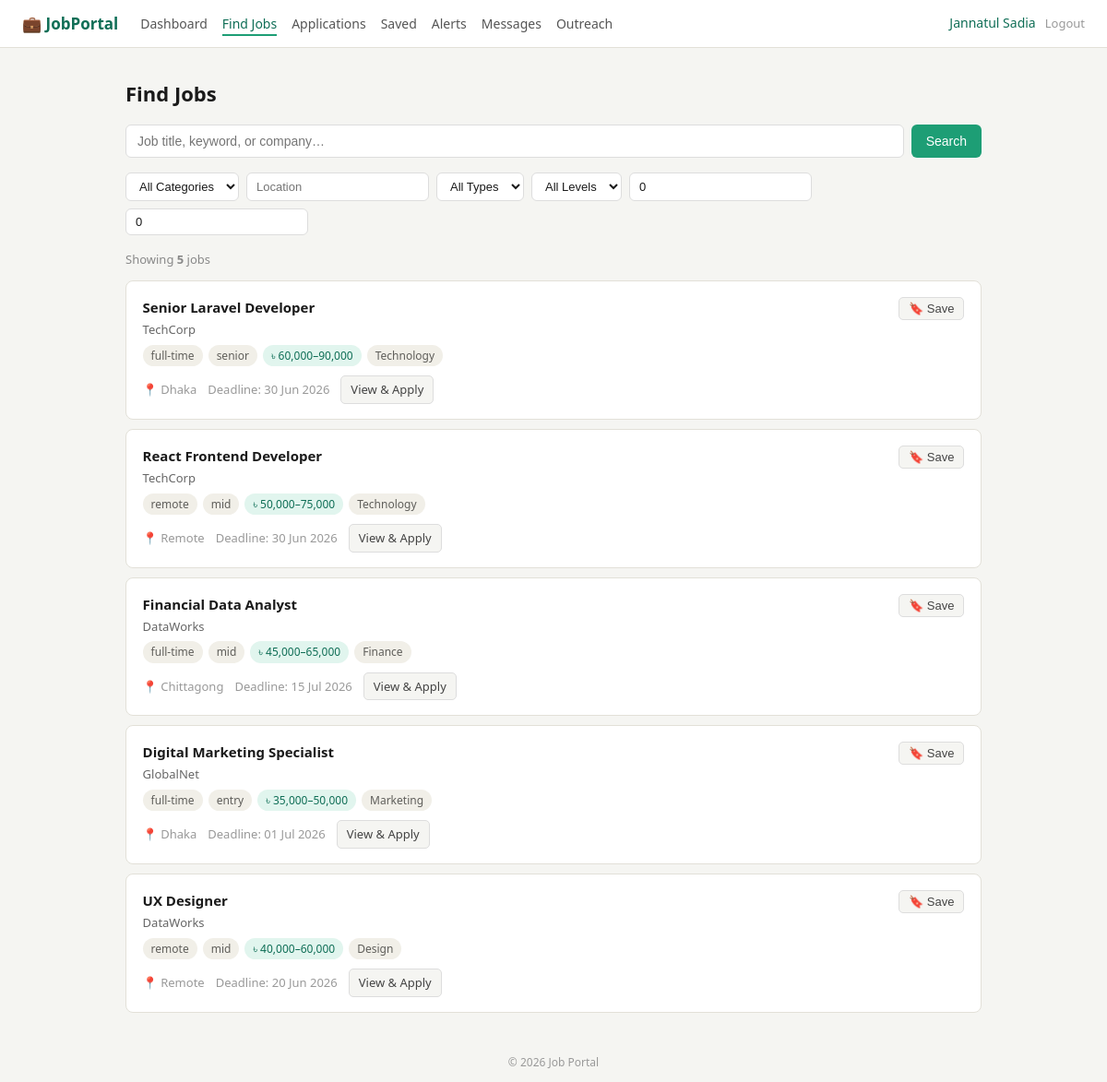
The page /seeker/index.php?action=jobs (signed in) on the database its author committed.
### tables this page shows
CREATE TABLE `jobs` (
  `id` int(11) NOT NULL,
  `employer_id` int(11) NOT NULL,
  `recruiter_id` int(11) DEFAULT NULL,
  `category_id` int(11) NOT NULL,
  `title` varchar(150) NOT NULL,
  `description` text DEFAULT NULL,
  `requirements` text DEFAULT NULL,
  `benefits` text DEFAULT NULL,
  `salary_min` decimal(10,2) DEFAULT NULL,
  `salary_max` decimal(10,2) DEFAULT NULL,
  `location` varchar(150) DEFAULT NULL,
  `job_type` enum('full-time','part-time','remote','contract') NOT NULL,
  `experience_level` enum('entry','mid','senior') NOT NULL,
  `deadline` date DEFAULT NULL,
  `status` enum('active','closed','draft') DEFAULT 'active',
  `is_featured` tinyint(1) DEFAULT 0,
  `created_at` timestamp NOT NULL DEFAULT current_timestamp()
);

CREATE TABLE `employer_profiles` (
  `id` int(11) NOT NULL,
  `user_id` int(11) NOT NULL,
  `company_name` varchar(150) NOT NULL,
  `industry` varchar(100) DEFAULT NULL,
  `company_size` varchar(50) DEFAULT NULL,
  `description` text DEFAULT NULL,
  `website` varchar(255) DEFAULT NULL,
  `address` text DEFAULT NULL,
  `logo_path` varchar(255) DEFAULT NULL
);

CREATE TABLE `categories` (
  `id` int(11) NOT NULL,
  `name` varchar(100) NOT NULL,
  `description` text DEFAULT NULL
);

### seeker/controllers/SeekerController.php (called while the page is built, shortened)
<?php
require_once __DIR__ . '/../models/SeekerModel.php';
class SeekerController {
    private SeekerModel $model;
    public function __construct() {
        $this->model = new SeekerModel();
    }
    public function dispatch(string $action): void {
        match($action) {
            'register'        => $this->showRegister(),
            'doRegister'      => $this->doRegister(),
            'login'           => $this->showLogin(),
            'doLogin'         => $this->doLogin(),
            'logout'          => $this->doLogout(),
            'dashboard'       => $this->showDashboard(),
            'profile'         => $this->showProfile(),
            'editProfile'     => $this->showEditProfile(),
            'saveProfile'     => $this->saveProfile(),
            'uploadResume'    => $this->uploadResume(),
            'uploadPic'       => $this->uploadPic(),
            'jobs'            => $this->showJobs(),
            'jobDetail'       => $this->showJobDetail(),
            'applyJob'        => $this->applyJob(),
            'withdraw'        => $this->withdrawApplication(),
            'applications'    => $this->showApplications(),
            'saveJob'         => $this->toggleSaveJob(),
            'savedJobs'       => $this->showSavedJobs(),
            'alerts'          => $this->showAlerts(),
            'createAlert'     => $this->createAlert(),
            'deleteAlert'     => $this->deleteAlert(),
            'messages'        => $this->showMessages(),
            'sendMessage'     => $this->sendMessage(),
            'outreach'        => $this->showOutreach(),
            'respondOutreach' => $this->respondOutreach(),
            'complaint'       => $this->showComplaintForm(),
            'submitComplaint' => $this->submitComplaint(),
            default           => $this->notFound(),
        };
    }
    private function showJobs(): void {
        $keyword  = trim($_GET['q']         ?? '');
        $catId    = (int)($_GET['category'] ?? 0);
        $location = trim($_GET['location']  ?? '');
        $jobType  = trim($_GET['job_type']  ?? '');
        $expLevel = trim($_GET['exp_level'] ?? '');
        $salMin   = (float)($_GET['sal_min'] ?? 0);
        $salMax   = (float)($_GET['sal_max'] ?? 0);
        $jobs       = $this->model->searchJobs($keyword, $catId, $location, $jobType, $expLevel, $salMin, $salMax);
        $categories = $this->model->getCategories();
        $this->render('seeker/jobs', [
            'jobs'       => $jobs,
            'categories' => $categories,
            'filters'    => compact('keyword', 'catId', 'location', 'jobType', 'expLevel', 'salMin', 'salMax'),
        ]);
    }
    private function render(string $view, array $data = []): void {
        extract($data);
        require __DIR__ . '/../views/' . $view . '.php';
    }
}

### seeker/index.php (called while the page is built)
<?php
require_once __DIR__ . '/controllers/SeekerController.php';
$action = trim($_GET['action'] ?? 'login');
$controller = new SeekerController();
$controller->dispatch($action);

### seeker/models/SeekerModel.php (called while the page is built, shortened)
<?php
class SeekerModel {
    public function searchJobs(
        string $keyword = '',
        int $categoryId = 0,
        string $location = '',
        string $jobType = '',
        string $experienceLevel = '',
        float $salaryMin = 0,
        float $salaryMax = 0
    ): array {
        $db = getDB();
        $sql = "SELECT j.*, c.name AS category_name,
                       ep.company_name, ep.logo_path,
                       u.name AS poster_name,
                       rp.agency_name
                FROM jobs j
                LEFT JOIN categories c ON j.category_id = c.id
                LEFT JOIN employer_profiles ep ON j.employer_id = ep.user_id
                LEFT JOIN users u ON j.employer_id = u.id
                LEFT JOIN recruiter_profiles rp ON j.recruiter_id = rp.user_id
                WHERE j.status = 'active'";
        $sql .= " ORDER BY j.is_featured DESC, j.created_at DESC";
        $stmt = $db->prepare($sql);
        $stmt->execute();
        return $stmt->get_result()->fetch_all(MYSQLI_ASSOC);
    }
}

### seeker/views/seeker/partials/job_card.php (the view, shortened to what this page needs)
<div class="job-card <?= $job['is_featured'] ? 'featured' : '' ?>">
    <div class="job-card-top">
        <div style="flex:1">
            <a href="/job_portal/seeker/index.php?action=jobDetail&id=<?= (int)$job['id'] ?>" class="job-title">
                <?= htmlspecialchars($job['title']) ?>
            </a>
            <p class="job-company">
                <?= htmlspecialchars($job['company_name'] ?? 'Unknown') ?>
            </p>
            <div class="badge-row">
                <span class="badge"><?= htmlspecialchars($job['job_type']) ?></span>
                <span class="badge"><?= htmlspecialchars($job['experience_level']) ?></span>
                <?php if ($job['salary_min']): ?>
                    <span class="badge salary">
                        ৳ <?= number_format($job['salary_min']) ?>–<?= number_format($job['salary_max']) ?>
                    </span>
                <?php endif; ?>
                <?php if (!empty($job['category_name'])): ?>
                    <span class="badge"><?= htmlspecialchars($job['category_name']) ?></span>
                <?php endif; ?>
            </div>
        </div>
        <form method="post" action="/job_portal/seeker/index.php?action=saveJob" style="flex-shrink:0">
            <button type="submit" class="btn-sm" title="Save job">🔖 Save</button>
        </form>
    </div>
    <div class="job-card-footer">
        <span class="muted">📍 <?= htmlspecialchars($job['location']) ?></span>
        <span class="muted">
            Deadline: <?= !empty($job['deadline']) ? date('d M Y', strtotime($job['deadline'])) : 'Open' ?>
        </span>
        <a href="/job_portal/seeker/index.php?action=jobDetail&id=<?= (int)$job['id'] ?>" class="btn-sm">
            View &amp; Apply
        </a>
    </div>
</div>

### seeker/views/seeker/jobs.php (shortened to what this page needs)
<?php
require __DIR__ . '/../layouts/header.php';
?>
<div class="container">
    <h1>Find Jobs</h1>
    <div class="search-bar">
        <input type="text" id="search-q" placeholder="Job title, keyword, or company…"
               value="<?= htmlspecialchars($filters['keyword']) ?>">
        <button onclick="doSearch()" class="btn">Search</button>
    </div>
    <div class="filter-row" id="filter-bar">
        <select id="f-category">
            <option value="">All Categories</option>
        </select>
        <input type="text" id="f-location" placeholder="Location"
               value="<?= htmlspecialchars($filters['location']) ?>">
        <select id="f-job-type">
            <option value="">All Types</option>
        </select>
        <select id="f-exp-level">
            <option value="">All Levels</option>
        </select>
        <input type="number" id="f-sal-min" placeholder="Salary min" min="0"
               value="<?= (int)$filters['salMin'] ?>">
        <input type="number" id="f-sal-max" placeholder="Salary max" min="0"
               value="<?= (int)$filters['salMax'] ?>">
    </div>
    <p class="results-count" id="results-count">
        Showing <strong><?= count($jobs) ?></strong> jobs
    </p>
    <div id="jobs-container">
        <?php foreach ($jobs as $job): ?>
            <?php include __DIR__ . '/partials/job_card.php'; ?>
        <?php endforeach; ?>
    </div>
</div>
<?php require __DIR__ . '/../layouts/footer.php'; ?>

### seeker/assets/css/style.css (style rules this page uses)
*, *::before, *::after { box-sizing: border-box; margin: 0; padding: 0; }
body { font-family: 'Segoe UI', Tahoma, Geneva, Verdana, sans-serif; font-size: 15px; background: #f5f5f2; color: #1a1a1a; line-height: 1.6; }
a { color: #0f6e56; text-decoration: none; }
h1 { font-size: 22px; font-weight: 600; margin-bottom: 1rem; }
.container { max-width: 960px; margin: 2rem auto; padding: 0 1rem; }
.btn { display: inline-block; padding: 8px 16px; background: #1d9e75; color: #fff; border: none; border-radius: 6px; font-size: 14px; cursor: pointer; transition: background 0.15s; }
.btn-sm { display: inline-block; padding: 4px 10px; background: #f5f5f2; color: #444; border: 1px solid #ddd; border-radius: 5px; font-size: 13px; cursor: pointer; }
.badge-row { display: flex; flex-wrap: wrap; gap: 6px; margin-top: 6px; }
.badge { padding: 2px 9px; border-radius: 999px; font-size: 12px; font-weight: 500; background: #f1efe8; color: #5f5e5a; }
.badge.salary { background: #e1f5ee; color: #0f6e56; }
.job-card { background: #fff; border: 1px solid #e2e0d8; border-radius: 8px; padding: 1rem 1.1rem; margin-bottom: 10px; }
.job-card-top { display: flex; gap: 10px; align-items: flex-start; }
.job-card-footer { display: flex; align-items: center; gap: 12px; margin-top: 10px; font-size: 13px; flex-wrap: wrap; }
.job-title { font-size: 15px; font-weight: 600; color: #1a1a1a; }
.job-company { font-size: 13px; color: #666; margin-top: 2px; }
.search-bar { display: flex; gap: 8px; margin-bottom: 1rem; }
.search-bar input { flex: 1; padding: 9px 12px; border: 1px solid #ddd; border-radius: 6px; font-size: 14px; }
.filter-row { display: flex; gap: 8px; flex-wrap: wrap; margin-bottom: 1rem; }
.filter-row input, .filter-row select { padding: 6px 10px; border: 1px solid #ddd; border-radius: 6px; font-size: 13px; background: #fff; color: #1a1a1a; }
.results-count { font-size: 13px; color: #888; margin-bottom: 0.75rem; }
.muted { color: #999; font-size: 13px; }

### rows shown on the page
jobs: title "Senior Laravel Developer", employer_profiles.company_name "TechCorp", job_type "full-time", experience_level "senior", salary_min "60,000", salary_max "90,000", category.name "Technology", location "Dhaka", deadline "30 Jun 2026"
jobs: title "React Frontend Developer", employer_profiles.company_name "TechCorp", job_type "remote", experience_level "mid", salary_min "50,000", salary_max "75,000", category.name "Technology", location "Remote", deadline "30 Jun 2026"
jobs: title "Financial Data Analyst", employer_profiles.company_name "DataWorks", job_type "full-time", experience_level "mid", salary_min "45,000", salary_max "65,000", category.name "Finance", location "Chittagong", deadline "15 Jul 2026"
jobs: title "Digital Marketing Specialist", employer_profiles.company_name "GlobalNet", job_type "full-time", experience_level "entry", salary_min "35,000", salary_max "50,000", category.name "Marketing", location "Dhaka", deadline "01 Jul 2026"
jobs: title "UX Designer", employer_profiles.company_name "DataWorks", job_type "remote", experience_level "mid", salary_min "40,000", salary_max "60,000", category.name "Design", location "Remote", deadline "20 Jun 2026"

### other values the page prints
$_SESSION['name'] "Jannatul Sadia"
count($jobs) "5"
